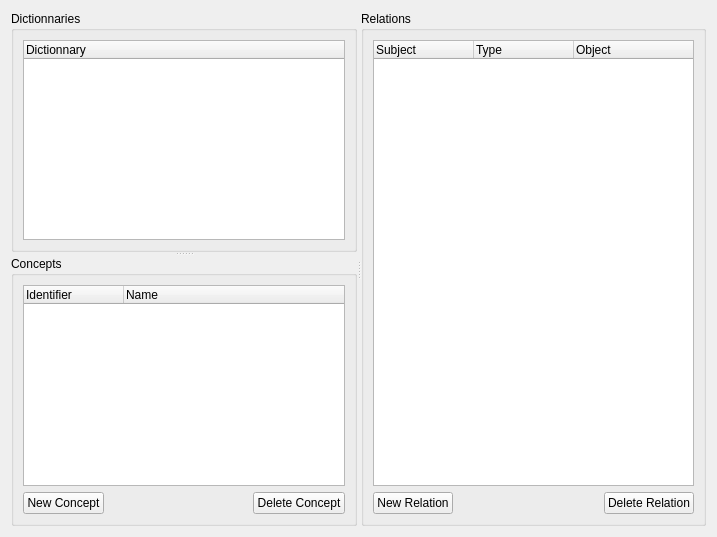
<ui version="4.0" >
 <class>KViewDicts</class>
 <widget class="QWidget" name="KViewDicts" >
  <property name="geometry" >
   <rect>
    <x>0</x>
    <y>0</y>
    <width>717</width>
    <height>537</height>
   </rect>
  </property>
  <property name="windowTitle" >
   <string>Form</string>
  </property>
  <layout class="QHBoxLayout" name="horizontalLayout" >
   <item>
    <widget class="QSplitter" name="splitter_2" >
     <property name="orientation" >
      <enum>Qt::Horizontal</enum>
     </property>
     <widget class="QSplitter" name="splitter" >
      <property name="orientation" >
       <enum>Qt::Vertical</enum>
      </property>
      <widget class="QGroupBox" name="groupBox" >
       <property name="title" >
        <string>Dictionnaries</string>
       </property>
       <layout class="QVBoxLayout" name="verticalLayout" >
        <item>
         <widget class="QTreeWidget" name="Dicts" >
          <property name="rootIsDecorated" >
           <bool>false</bool>
          </property>
          <column>
           <property name="text" >
            <string>Dictionnary</string>
           </property>
          </column>
         </widget>
        </item>
       </layout>
      </widget>
      <widget class="QGroupBox" name="groupBox_2" >
       <property name="title" >
        <string>Concepts</string>
       </property>
       <layout class="QVBoxLayout" name="verticalLayout_2" >
        <item>
         <widget class="QTreeWidget" name="Dict" >
          <property name="rootIsDecorated" >
           <bool>false</bool>
          </property>
          <column>
           <property name="text" >
            <string>Identifier</string>
           </property>
          </column>
          <column>
           <property name="text" >
            <string>Name</string>
           </property>
          </column>
         </widget>
        </item>
        <item>
         <layout class="QHBoxLayout" name="horizontalLayout_2" >
          <item>
           <widget class="QPushButton" name="NewConcept" >
            <property name="text" >
             <string>New Concept</string>
            </property>
           </widget>
          </item>
          <item>
           <spacer name="horizontalSpacer" >
            <property name="orientation" >
             <enum>Qt::Horizontal</enum>
            </property>
            <property name="sizeHint" stdset="0" >
             <size>
              <width>40</width>
              <height>20</height>
             </size>
            </property>
           </spacer>
          </item>
          <item>
           <widget class="QPushButton" name="DelConcept" >
            <property name="text" >
             <string>Delete Concept</string>
            </property>
           </widget>
          </item>
         </layout>
        </item>
       </layout>
      </widget>
     </widget>
     <widget class="QGroupBox" name="groupBox_3" >
      <property name="title" >
       <string>Relations</string>
      </property>
      <layout class="QVBoxLayout" name="verticalLayout_3" >
       <item>
        <widget class="QTreeWidget" name="Relations" >
         <property name="rootIsDecorated" >
          <bool>false</bool>
         </property>
         <column>
          <property name="text" >
           <string>Subject</string>
          </property>
         </column>
         <column>
          <property name="text" >
           <string>Type</string>
          </property>
         </column>
         <column>
          <property name="text" >
           <string>Object</string>
          </property>
         </column>
        </widget>
       </item>
       <item>
        <layout class="QHBoxLayout" name="horizontalLayout_3" >
         <item>
          <widget class="QPushButton" name="NewRelation" >
           <property name="text" >
            <string>New Relation</string>
           </property>
          </widget>
         </item>
         <item>
          <spacer name="horizontalSpacer" >
           <property name="orientation" >
            <enum>Qt::Horizontal</enum>
           </property>
           <property name="sizeHint" stdset="0" >
            <size>
             <width>40</width>
             <height>20</height>
            </size>
           </property>
          </spacer>
         </item>
         <item>
          <widget class="QPushButton" name="DelRelation" >
           <property name="text" >
            <string>Delete Relation</string>
           </property>
          </widget>
         </item>
        </layout>
       </item>
      </layout>
     </widget>
    </widget>
   </item>
  </layout>
 </widget>
 <resources/>
 <connections/>
</ui>
